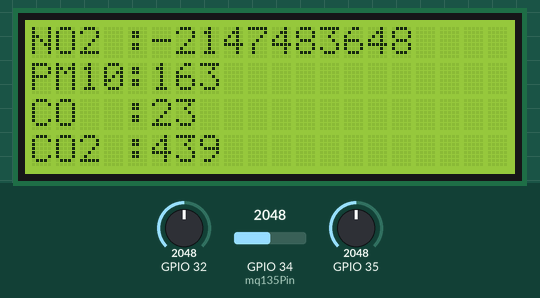
Recording of a sketch running on a simulated ESP32. Shown: 20×4 character LCD. The inputs (shaded band) are chosen by the test bench; at power-on: GPIO 32 = 2048, GPIO 34 (mq135Pin) = 2048, GPIO 35 = 2048. WiFi joins after 1.5 s; servers stay silent unless stated; uploads are accepted with an empty reply; what the sketch prints to the serial monitor is not drawn.

Above: at 5.7 s.
5.8 s: GPIO 32 set to 2866
At 7.3 s:
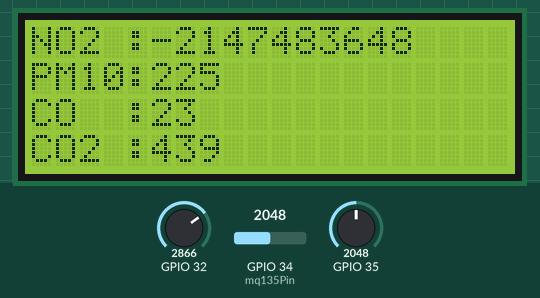
7.6 s: GPIO 34 (mq135Pin) set to 2866
At 9.8 s:
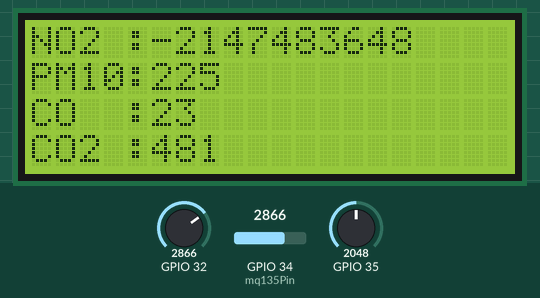
10.5 s: GPIO 35 set to 2866
At 11.7 s:
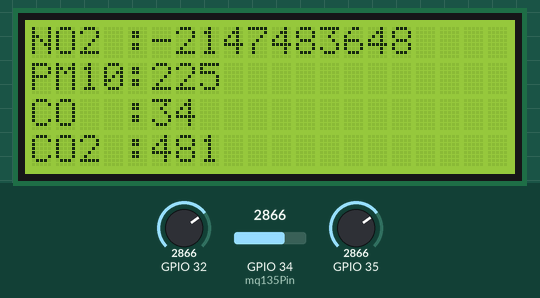
12.0 s: GPIO 32 set to 3603
At 13.2 s:
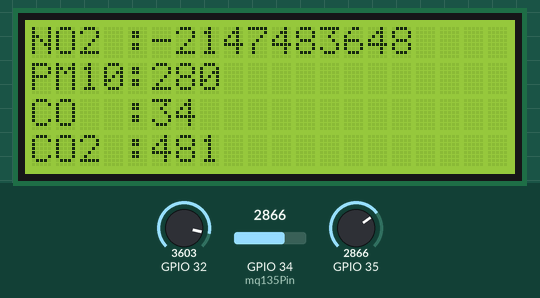
13.5 s: GPIO 34 (mq135Pin) set to 3603
At 15.6 s:
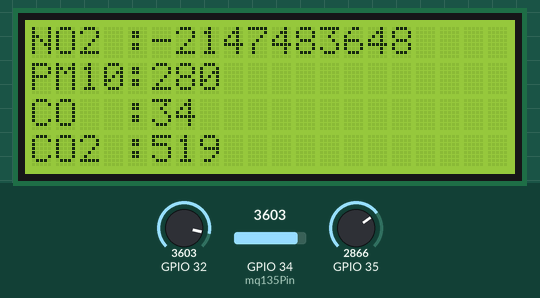
16.4 s: GPIO 35 set to 3603
At 17.7 s:
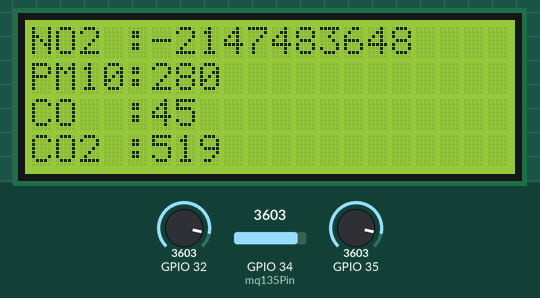
Timing chart, 0 to 18.9 s (numbered marks = the images above; inputs shaded):
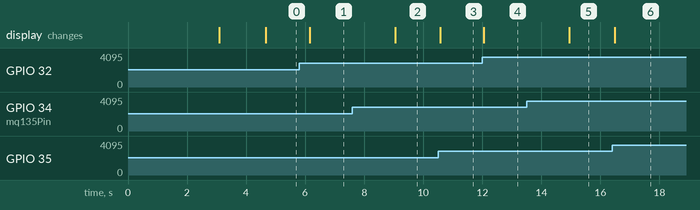

Measured:
- after the input at 5.8 s, the display: changes after 0.35 s (image 1)
- after the input at 7.6 s, the display: changes after 1.5 s (image 2)
- after the input at 10.5 s, the display: changes after 0.08 s (image 3)
- after the input at 12.0 s, the display: changes after 0.05 s (image 4)
- after the input at 13.5 s, the display: changes after 1.5 s (image 5)
- after the input at 16.4 s, the display: changes after 0.08 s (image 6)

The sketch:

NEW_Monitoring_Udara_ESP32_Localhost.ino
```cpp
#include <HTTPClient.h>
#include <WiFi.h>
#include <Wire.h>
#include <dummy.h>
#include <LiquidCrystal_I2C.h>
#include <SimpleTimer.h>
#include <stdio.h>
#include <math.h>
#include <MQ135.h>

//variabel untuk wifi hostpot dan password
const char* ssid = "abla bae";
const char* pass = "abla aja";

//varible host ke web database
const char* host = "192.168.7.160";

LiquidCrystal_I2C lcd(0x27,20,4); // SDA 21 SCL 22
int ledPower = 25;
int samplingTime = 280;
int sleepTime = 100;
int bacaPM10, Vout;

int bacamq7,ppm_CO;
int bacamq135, Co2,ppm_CO2;
MQ135 gasSensor = MQ135(34);

const int mq135Pin = 34; // Pin analog untuk sensor MQ135
float R0 = 10000.0; // Nilai resistansi R0 pada udara bersih
float NO2Curve[3] = {0.21, -0.14, -0.03}; // Koefisien kalibrasi untuk gas NO2

void setup()
{
  Serial.begin(9600);
  Wire.begin();
  lcd.begin();
  lcd.setCursor(4,0);
  lcd.print("AIR QUALITY");
  lcd.setCursor(6,1);
  lcd.print("MONITOR");
  delay(3000);
  lcd.clear();

  //koneksi ke wifi
  WiFi.begin(ssid, pass);
  //status koneksi wifi
  Serial.println("connecting...");
  while (WiFi.status() != WL_CONNECTED){
    Serial.print(".");
    delay (500);
  }
  Serial.println("connected");
}

void loop()
{
  // Baca nilai pada pin analog untuk sensor MQ135
  int sensorVoltage = analogRead(34);
  // Hitung resistansi sensor (Rs) berdasarkan nilai bacaan sensor
  int Rs = ((1023/sensorVoltage)-1)*R0;
  // Hitung rasio antara Rs dengan R0
  int ratio = Rs / R0;
  // Hitung konsentrasi gas NO2 dalam ppm menggunakan persamaan kalibrasi
  int ppm = pow(10, (NO2Curve[0] * log(ratio) + NO2Curve[1]) + NO2Curve[2]);
  // Tampilkan hasil pengukuran
  Serial.print("Konsentrasi NO2 (ppm): ");
  Serial.println(ppm);
  //Tampilan LCD
  lcd.setCursor(0,0);
  lcd.print("NO2 :");
  lcd.setCursor(5,0);
  lcd.print(ppm);


  //Menghitung CO2
  bacamq135 = analogRead(34);
  ppm_CO2 = (0.0513*bacamq135) + 334.85;
  Serial.println("adc CO2 = " +String(bacamq135));
  Serial.println("adc CO2 = " +String(ppm_CO2));
  //Tampilan LCD
  lcd.setCursor(0,3);
  lcd.print("CO2 :");
  lcd.setCursor(5,3);
  lcd.print(ppm_CO2);

  //Menghitung PM10
  digitalWrite(ledPower,LOW);
  delayMicroseconds(samplingTime);
  bacaPM10 = analogRead(32);
  digitalWrite(ledPower,HIGH);
  delayMicroseconds(sleepTime);
  Vout = bacaPM10*5.00/1024;
  int ugm3 = (0.0756*bacaPM10) + 8.5651;
  Serial.println("adc PM10 = " +String(bacaPM10));
  Serial.println("ugm3 PM10 = " +String(ugm3));
  //Tampilan LCD
  lcd.setCursor(0,1);
  lcd.print("PM10:");
  lcd.setCursor(5,1);
  lcd.print(ugm3);


  //Menghitung CO
  bacamq7 = analogRead(35);
  ppm_CO = (0.0137*bacamq7)- 4.3245;
  Serial.println("adc CO = " +String(bacamq7));
  Serial.println("ppm CO = " +String(ppm_CO));
  //Tampilan LCD
  lcd.setCursor(0,2);
  lcd.print("CO  :");
  lcd.setCursor(5,2);
  lcd.print(ppm_CO);


  //sending ke server
  WiFiClient client;
  //inisialisasi port web server 80
  const int HTTPPort = 80;
  if(!client.connect(host, HTTPPort)){
    Serial.println("connection failed");
    return;
  }

  //kondisi terkoneksi, sending ke database
  String Link;
  HTTPClient http;
  Link = "http://" +String(host) + "/iot_air_quality/kirimdata.php?NO2=" +String(ppm) +"&PM10=" +String(ugm3) +"&CO=" +String(ppm_CO) +"&CO2=" +String(ppm_CO2);
  //eksekusi alamat Link
  http.begin(Link);
  http.GET();
  //baca respon - berhasil koneksi- kirim nilai sensornya
  String respon = http.getString();
  Serial.print(respon);
  http.end();

  delay(1000);

}
```
